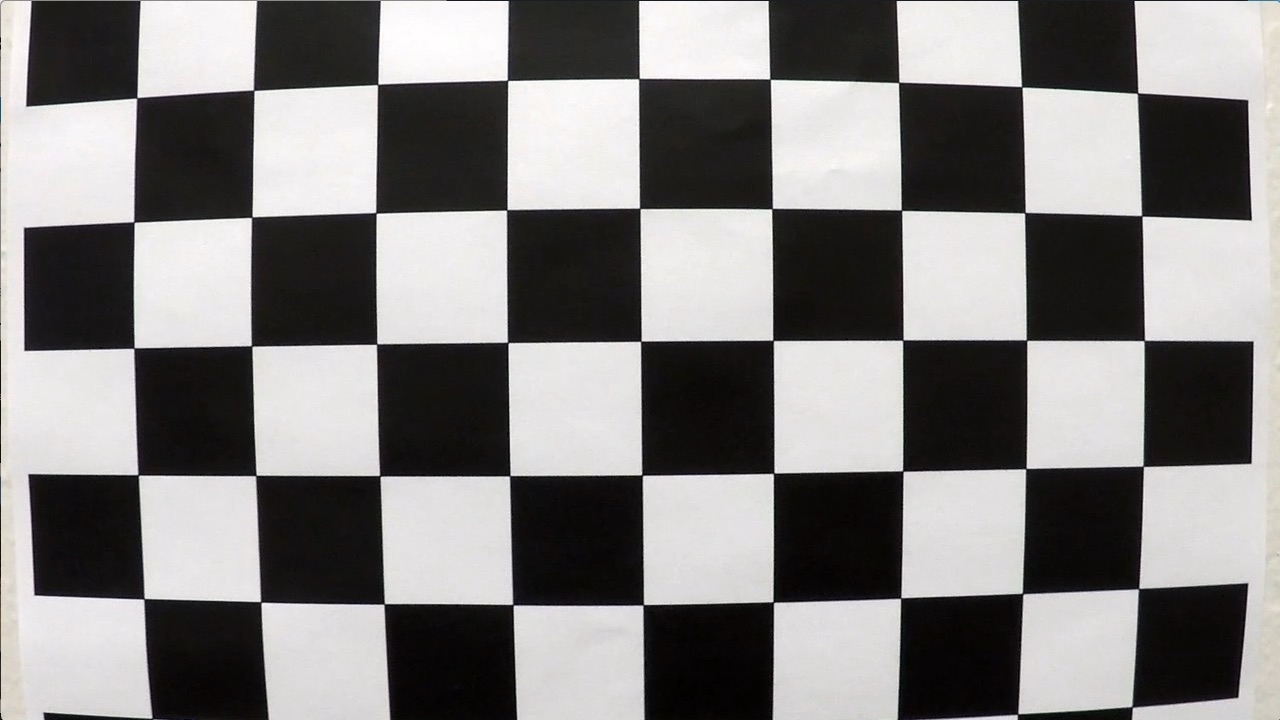
#> input picture camera_cal/calibration1.jpg, 1280 x 720 px
$ python -i vehicle_detection_and_tracking.py   (imports and definitions only)   (older library calls are emulated)
#> lines starting #> are read from the running program, lines starting #| are printed output that depends on the picture; after the words box and inside, x2 and y2 are one past the last pixel; in counts of white or black regions, pixels touching at a corner belong together
import numpy as np
import cv2
import matplotlib.pyplot as plt
import matplotlib.image as mpimg
import os, sys
from moviepy.editor import VideoFileClip
import imageio


# find chess board corners
# [258 lines left out: functions corr_coef, corners_unwarp, cal_param, nrows_ncols, multiple_plot_uncalibrated, multiple_plot and 7 more, not called in this run]


# This returns a stack of the two binary images, whose components are sobel transformation of an image and
# saturation channel from HLS with applied thresholds
def stack_sobel_saturation(img, sobel_kernel=3, mag_thresh=(20, 100), s_thresh=(170, 255), output='color'):
    # Grayscale image
    gray = cv2.cvtColor(img, cv2.COLOR_RGB2GRAY)
    # Sobel x
    sobelx = cv2.Sobel(gray, cv2.CV_64F, 1, 0, sobel_kernel)
    abs_sobelx = np.absolute(sobelx)  # Absolute x derivative to accentuate lines away from horizontal
    scaled_sobel = np.uint8(255 * abs_sobelx / np.max(abs_sobelx))
    # Convert to HLS color space and separate the S channel
    # Note: img is the undistorted image
    hls = cv2.cvtColor(img, cv2.COLOR_RGB2HLS)
    s_channel = hls[:, :, 2]
    # Threshold x gradient
    thresh_min = mag_thresh[0]
    thresh_max = mag_thresh[1]
    sxbinary = np.zeros_like(scaled_sobel)
    sxbinary[(scaled_sobel >= thresh_min) & (scaled_sobel <= thresh_max)] = 1
    # Threshold color channel
    s_thresh_min = s_thresh[0]
    s_thresh_max = s_thresh[1]
    s_binary = np.zeros_like(s_channel)
    s_binary[(s_channel >= s_thresh_min) & (s_channel <= s_thresh_max)] = 1
    # Stack each channel to view their individual contributions in green and blue respectively
    # This returns a stack of the two binary images, whose components you can see as different colors
    color_binary = np.dstack((np.zeros_like(sxbinary), sxbinary, s_binary)) * 255
    # Combine the two binary thresholds
    combined_binary = np.zeros_like(sxbinary)
    combined_binary[(s_binary == 1) | (sxbinary == 1)] = 1
    if output == 'color':
        return color_binary
    else:
        return combined_binary


# transforms image to bird eye view
def transform_image(img, src=np.float32([[200, 680], [590, 451], [690, 451], [1042, 666]]),
                    dest=np.float32([[180, 720], [200, 0], [1000, 0], [1000, 720]])):
    # uses cv2.getPerspectiveTransform() to get M, the transform matrix
    M = cv2.getPerspectiveTransform(src, dest)
    # uses cv2.warpPerspective() to warp your image to a top-down view
    Minv = cv2.getPerspectiveTransform(dest, src)
    img_size = (img.shape[1], img.shape[0])
    unwarped = cv2.warpPerspective(img, M, img_size, flags=cv2.INTER_LINEAR)
    return unwarped


from collections import deque

frame_buffer_left = deque()  # buffer for polynomial coefficients for left lane to avoid outbursts
frame_buffer_right = deque()  # buffer for polynomial coefficients for right lane to avoid outbursts
frame_curvature_left = deque()  # buffer for curvature for left lane to avoid outbursts
frame_curvature_right = deque()  # buffer for curvature for right lane to avoid outbursts


# mask for yellow lines
def select_yellow(image):
    hsv = cv2.cvtColor(image, cv2.COLOR_RGB2HSV)
    # lower = np.array([20,60,60])
    # upper = np.array([38,174, 250])
    lower = np.array([20, 60, 60])
    upper = np.array([38, 174, 250])

    mask = cv2.inRange(hsv, lower, upper)

    return mask


# mask for white lines
def select_white(image):
    lower = np.array([202, 202, 202])
    upper = np.array([255, 255, 255])
    mask = cv2.inRange(image, lower, upper)

    return mask


def yellow_white_sobel(img):
    mask_yellow = select_yellow(img)  # mask for yellow lines
    mask_white = select_white(img)  # mask for white lines
    img_sobel = stack_sobel_saturation(img, output='black')
    mask = np.zeros_like(img)
    mask[(mask_yellow > 0) | (mask_white > 0) | (img_sobel > 0)] = 1
    # [6 lines of commented-out code are left out]
    img_masked = img * mask
    return img_masked


# finds lines
def finding_lines(img, sobel_kernel=3, mag_thresh=(35, 100), thresh_s=(170, 255), output=0):
    # [5 lines of commented-out code are left out]
    global frame_buffer_left  # collections.deque() for several last values of polynomial coefficients
    global frame_buffer_right  # collections.deque() for several last values of polynomial coefficients
    global frame_curvature_left  # collections.deque() for several last values of curvature
    global frame_curvature_right  # collections.deque() for several last values of curvature

    img = transform_image(img)
    binary_warped = stack_sobel_saturation(img, sobel_kernel, mag_thresh, thresh_s, 'bw')
    binary_warped = np.zeros_like(binary_warped)
    img_masked = yellow_white_sobel(img)
    binary_warped[(img_masked[:, :, 0] > 0) | (img_masked[:, :, 1] > 0) | (img_masked[:, :, 2] > 0)] = 1

    # takes a histogram of the bottom half of the 'binary_warped' image
    histogram = np.sum(binary_warped[3 * int(binary_warped.shape[0] / 4):, :], axis=0)
    # create an output image to draw on and  visualize the result
    out_img = np.dstack((binary_warped, binary_warped, binary_warped)) * 255
    # finds the peak of the left and right halves of the histogram
    # these will be the starting point for the left and right lines
    midpoint = np.int(histogram.shape[0] / 2)
    leftx_base = np.argmax(histogram[:midpoint])
    rightx_base = np.argmax(histogram[midpoint:]) + midpoint
    # Choose the number of sliding windows
    nwindows = 50
    # sets height of windows
    window_height = np.int(binary_warped.shape[0] / nwindows)
    # identify the x and y positions of all nonzero pixels in the image
    nonzero = binary_warped.nonzero()
    nonzeroy = np.array(nonzero[0])
    nonzerox = np.array(nonzero[1])
    # current positions to be updated for each window
    leftx_current = leftx_base
    rightx_current = rightx_base
    # set the width of the windows +/- margin
    margin = 50
    # set minimum number of pixels found to recenter window
    minpix = 25
    # creates empty lists to receive left and right lane pixel indices
    left_lane_inds = []
    right_lane_inds = []
    # steps through the windows one by one
    for window in range(nwindows):
        # identifies window boundaries in x and y (and right and left)
        win_y_low = binary_warped.shape[0] - (window + 1) * window_height
        win_y_high = binary_warped.shape[0] - window * window_height
        win_xleft_low = leftx_current - margin
        win_xleft_high = leftx_current + margin
        win_xright_low = rightx_current - margin
        win_xright_high = rightx_current + margin
        # draws the windows on the visualization image
        cv2.rectangle(out_img, (win_xleft_low, win_y_low), (win_xleft_high, win_y_high),
                      (0, 255, 0), 2)
        cv2.rectangle(out_img, (win_xright_low, win_y_low), (win_xright_high, win_y_high),
                      (0, 255, 0), 2)
        # identify the nonzero pixels in x and y within the window
        good_left_inds = ((nonzeroy >= win_y_low) & (nonzeroy < win_y_high) &
                          (nonzerox >= win_xleft_low) & (nonzerox < win_xleft_high)).nonzero()[0]
        good_right_inds = ((nonzeroy >= win_y_low) & (nonzeroy < win_y_high) &
                           (nonzerox >= win_xright_low) & (nonzerox < win_xright_high)).nonzero()[0]
        # appends these indices to the lists
        left_lane_inds.append(good_left_inds)
        right_lane_inds.append(good_right_inds)
        # if you found > minpix pixels, recenter next window on their mean position
        if len(good_left_inds) > minpix:
            leftx_current = np.int(np.mean(nonzerox[good_left_inds]))
        if len(good_right_inds) > minpix:
            rightx_current = np.int(np.mean(nonzerox[good_right_inds]))
    # concatenates the arrays of indices
    left_lane_inds = np.concatenate(left_lane_inds)
    right_lane_inds = np.concatenate(right_lane_inds)
    # extracts left and right line pixel positions
    leftx = nonzerox[left_lane_inds]
    lefty = nonzeroy[left_lane_inds]
    rightx = nonzerox[right_lane_inds]
    righty = nonzeroy[right_lane_inds]
    # fits a second order polynomial to each
    left_fit = np.polyfit(lefty, leftx, 2)
    right_fit = np.polyfit(righty, rightx, 2)
    # generates x and y values for plotting
    out_img[nonzeroy[left_lane_inds], nonzerox[left_lane_inds]] = [255, 0, 0]
    out_img[nonzeroy[right_lane_inds], nonzerox[right_lane_inds]] = [0, 0, 255]
    if output == 0:  # image with wide polylinomial drawn on lanes
        return out_img
    elif output == 1:  # return polynomial coefficients for single images (not video frames), frame_buffers are
        # not used during caclulation of coefficients
        return left_fit, right_fit
    elif output == 2:  # return polynomial coefficients for single images from videos, frame_buffers are
        # used during caclulation of coefficients
        nframes = 2  # number of frames for frame_buffers to use
        margin = (0.5, 0.35, 4, 40)  ## deviation margin between last frame and last {n}frames
        #  {curvature_left, curvature_right, \
        #  {curvature_left/curvature_rigth or curvature_rigth/curvature_left,
        #  offset between old line and new line(if offest bigger than {40} values from previous
        #  video frame used)}} \

        curvature = calc_curvature(img)
        if len(frame_buffer_left) == 0:
            for i in range(nframes):
                frame_buffer_left.append(left_fit)
                frame_buffer_right.append(right_fit)
                frame_curvature_left.append(curvature[0])
                frame_curvature_right.append(curvature[1])
        ploty = binary_warped.shape[0]  # y of lowest polynomial line on the screen, \
        # left_fitx and left_fitx_previous appropriate x values for ploty \
        # in current and previous video frame
        left_fitx = left_fit[0] * (ploty ** 2) + left_fit[1] * ploty + left_fit[2]
        left_fitx_previous = frame_buffer_left[-1][0] * (ploty ** 2) + frame_buffer_left[-1][1] * ploty + \
                             frame_buffer_left[-1][2]
        if (1 + margin[0] > curvature[0] / frame_curvature_left[-1] > 1 - margin[0]) and (curvature[0] > 1000 or \
                                                                                                              1 /
                                                                                                              margin[
                                                                                                                  2] <
                                                                                                              curvature[
                                                                                                                  0] /
                                                                                                              curvature[
                                                                                                                  1] <
                                                                                                      margin[
                                                                                                          2]) and abs(
                    left_fitx - left_fitx_previous) < margin[3]:
            frame_buffer_left.popleft()
            frame_buffer_left.append(left_fit)
            frame_curvature_left.popleft()
            frame_curvature_left.append(curvature[0])
        else:
            left_fit = frame_buffer_left[-1]
        right_fitx = right_fit[0] * (ploty ** 2) + right_fit[1] * ploty + right_fit[2]
        right_fitx_previous = frame_buffer_right[-1][0] * (ploty ** 2) + frame_buffer_right[-1][1] * ploty + \
                              frame_buffer_right[-1][2]
        if (1 + margin[1] > curvature[1] / frame_curvature_right[-1] > 1 - margin[1]) and (curvature[1] > 1000 or \
                                                                                                               1 /
                                                                                                               margin[
                                                                                                                   2] <
                                                                                                               curvature[
                                                                                                                   1] /
                                                                                                               curvature[
                                                                                                                   0] <
                                                                                                       margin[
                                                                                                           2]) and abs(
                    right_fitx - right_fitx_previous) < margin[3]:
            frame_buffer_right.popleft()
            frame_buffer_right.append(right_fit)
            frame_curvature_right.popleft()
            frame_curvature_right.append(curvature[0])

        else:
            right_fit = frame_buffer_right[-1]
        return left_fit, right_fit

    elif output == 3:
        return finding_lines_continue(binary_warped, left_fit, right_fit)

    elif output == 3:
        return finding_lines_continue(binary_warped, left_fit, right_fit)


# function used, if skipped function finding_lines(aka sliding windows). it means we know already where to look
# for line's starting points
# [162 lines left out: functions finding_lines_continue, calc_curvature, draw_text, not called in this run]


# draws green zone on images where car can drive
def draw_lane_zone(img, output=0, src=np.float32([[200, 680], [590, 451], [690, 451], [1042, 666]]),
                   dst=np.float32([[180, 720], [200, 0], [1000, 0], [1000, 720]])):
    # Create an image to draw the lines on
    warped = cv2.cvtColor(img, cv2.COLOR_BGR2GRAY)
    left_fit, right_fit = finding_lines(img, output=output)

    Minv = cv2.getPerspectiveTransform(dst, src)
    warp_zero = np.zeros_like(warped).astype(np.uint8)
    color_warp = np.dstack((warp_zero, warp_zero, warp_zero))
    ploty = np.linspace(0, warped.shape[0] - 1, warped.shape[0])
    left_fitx = left_fit[0] * (ploty ** 2) + left_fit[1] * ploty + left_fit[2]
    right_fitx = right_fit[0] * (ploty ** 2) + right_fit[1] * ploty + right_fit[2]
    index = [n for n, (t, p) in enumerate(zip(left_fitx, right_fitx)) if t >= p]  # finds the point where left and right
    # polynomial intersect
    pts_left = np.array([np.transpose(np.vstack([left_fitx, ploty]))])
    pts_right = np.array([np.flipud(np.transpose(np.vstack([right_fitx, ploty])))])
    pts = np.hstack((pts_left, pts_right))
    # draws the lane onto the warped blank image
    cv2.fillPoly(color_warp, np.int_([pts]), (0, 255, 0))
    # warps the blank back to original image space using inverse perspective matrix (Minv)
    newwarp = cv2.warpPerspective(color_warp, Minv, (img.shape[1], img.shape[0]))
    # Combine the result with the original image
    result = cv2.addWeighted(img, 1, newwarp, 0.3, 0)
    left_curverad, right_curverad, center = calc_curvature(img)
    result = draw_text(result, left_curverad, right_curverad, center)
    return result


# process to apply to still images (*or single video frames)
def process_still_image(image):
    img = draw_lane_zone(image, output=2)
    return img


# [25 lines left out: functions process_video, choose_random_non_vehicle, not called in this run]


import glob


# extracts pathes to images (cars and notcars)
# [27 lines left out: functions read_vehicles_not_vehicles, data_look, not called in this run]


from skimage.feature import hog


# defines a function to return HOG features and visualization
# [153 lines left out: functions get_hog_features, get_hog_image, bin_spatial, color_hist, spatial_hist_features, hog_features and 2 more, not called in this run]


from sklearn.preprocessing import StandardScaler


# generates histograms for raw features and normalized features
# [28 lines left out: function normalized_and_raw_features, not called in this run]


from sklearn.model_selection import train_test_split
from sklearn.svm import LinearSVC
import time


# trains classifier
# [92 lines left out: functions train_classifier, draw_boxes, slide_window_simple, not called in this run]


import math
import random


# Define a function that takes an image,
# and generates input data for function slide_window_simple():
# start and stop positions in both x and y,
# window size (x and y dimensions),
# and overlap fraction (for both x and y)
# [255 lines left out: functions slide_window_advanced, search_windows, convert_color, image_crop, find_cars, find_cars_list and 2 more, not called in this run]


from scipy.ndimage.measurements import label


# [14 lines left out: function draw_labeled_bboxes, not called in this run]


import pickle

heatmap_global = deque()  # buffer for heatmaps
frame_buffer = 2  # number or frames in buffer for heatmaps

spatial_feat = False
hist_feat = False
hog_feat = True


# process to apply to still images (*or single video frames)
# [253 lines left out: functions still_image_detect_cars, video_detect_cars, save_to_pickle, main, not called in this run]

        # # #
        # # videofilein = 'challenge_video.mp4'
        # # videofileout = 'output_video/challenge_video_out.mp4'
        # # process_video(videofilein, videofileout)
        # #
        # # videofilein = 'harder_challenge_video.mp4'
        # # videofileout = 'output_video/harder_challenge_video_out.mp4'
        # # process_video(videofilein, videofileout)


# [2 lines not run here, left out]

>>> import cv2
>>> picture = cv2.imread('camera_cal/calibration1.jpg')
#> picture is the input picture: shape (720, 1280, 3); mean B, G, R 127.8, 128.4, 130.1
>>> result = draw_lane_zone(picture)
#> in transform_image, `M = cv2.getPerspectiveTransform(src, dest)`: M = [[-0.585, -1.42, 971.4], [-2.18e-16, -1.96, 883.2], [5.52e-06, -0.00239, 1]]
#> in transform_image, `Minv = cv2.getPerspectiveTransform(dest, src)`: Minv = [[0.132, -0.784, 564.8], [0.00425, -0.515, 451], [9.43e-06, -0.00123, 1]]
#> in stack_sobel_saturation, `sobelx = cv2.Sobel(gray, cv2.CV_64F, 1, 0, sobel_kernel)`:
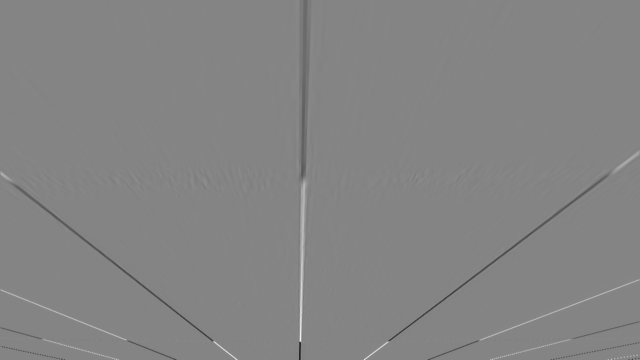
#> sobelx: shape (720, 1280) float64 (shown at 1/2 size); min -650, max 601, mean -0.9; drawn with min black and max white
#> in finding_lines, `binary_warped = stack_sobel_saturation(img, sobel_kernel, mag_thresh, ..`:
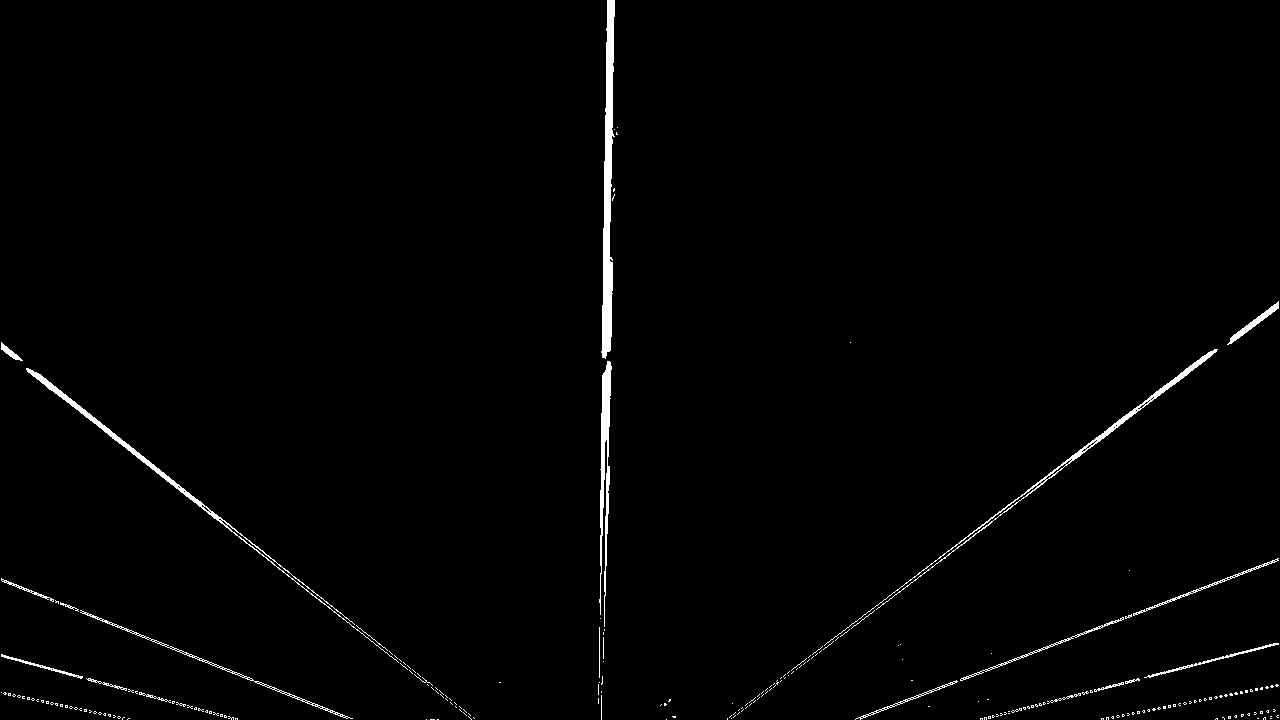
#> binary_warped: shape (720, 1280); values 0 (black) and 1 (white), 1.3% white; 244 white regions (219 under 20 px), largest, box (x1, y1, x2, y2) and area: (601, 0, 615, 359) 2838, (26, 368, 399, 663) 1643, (824, 349, 1218, 646) 1542
#> in yellow_white_sobel, `img_masked = img * mask`:
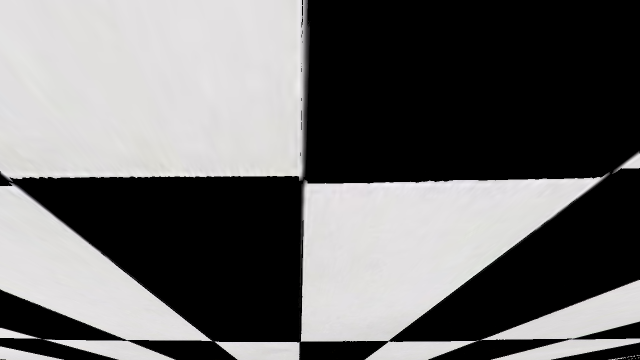
#> img_masked: shape (720, 1280, 3) (shown at 1/2 size); mean B, G, R 105.7, 105.7, 106.4
#> in finding_lines, `out_img[nonzeroy[right_lane_inds], nonzerox[right_lane_inds]] = [0, 0,..`:
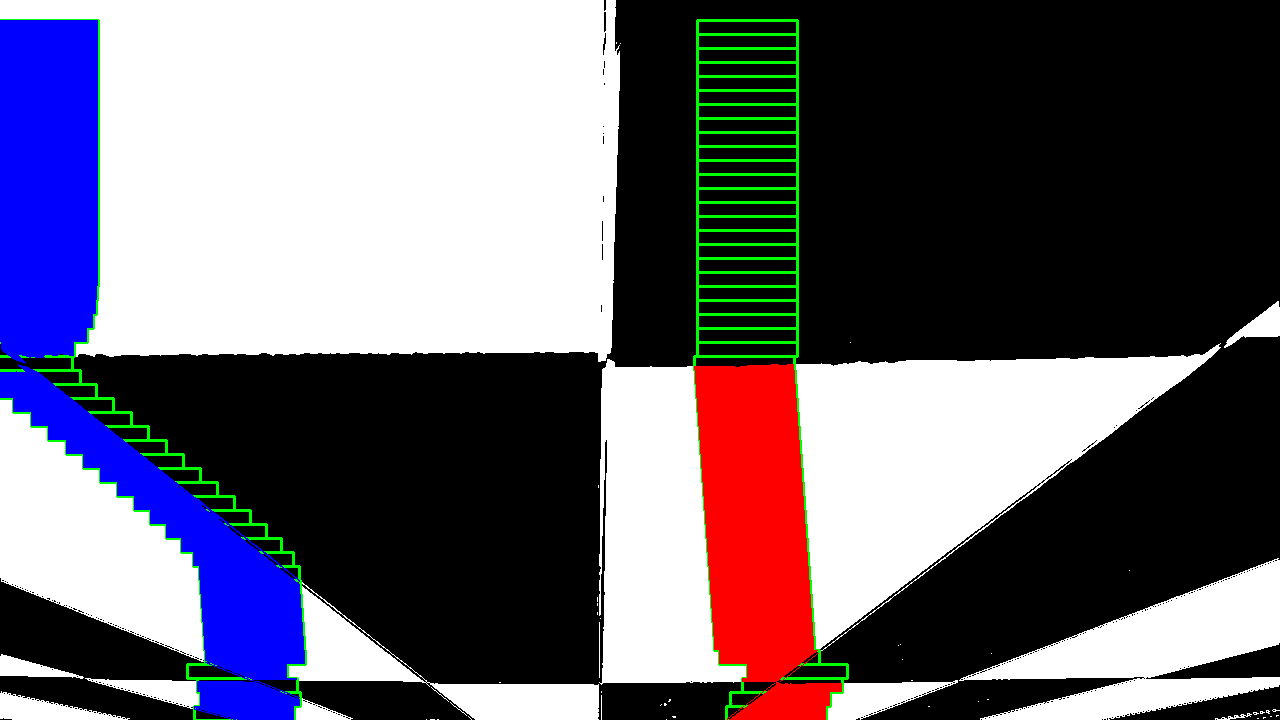
#> out_img: shape (720, 1280, 3); mean of channels 0, 1, 2 113.3, 101.3, 106.2; drawn as B, G, R
#> (the run stopped early here; a loop or call above may not have finished)
